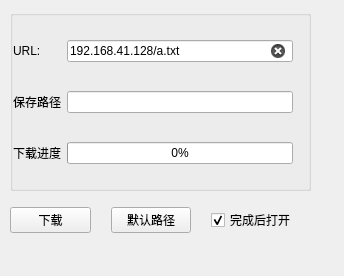
<?xml version="1.0" encoding="UTF-8"?>
<ui version="4.0">
 <class>DLfromNet</class>
 <widget class="QWidget" name="DLfromNet">
  <property name="geometry">
   <rect>
    <x>0</x>
    <y>0</y>
    <width>344</width>
    <height>276</height>
   </rect>
  </property>
  <property name="windowTitle">
   <string>Form</string>
  </property>
  <widget class="QGroupBox" name="groupBox_2">
   <property name="geometry">
    <rect>
     <x>10</x>
     <y>10</y>
     <width>301</width>
     <height>181</height>
    </rect>
   </property>
   <property name="title">
    <string/>
   </property>
   <layout class="QGridLayout" name="gridLayout">
    <property name="leftMargin">
     <number>0</number>
    </property>
    <property name="topMargin">
     <number>0</number>
    </property>
    <property name="rightMargin">
     <number>15</number>
    </property>
    <property name="bottomMargin">
     <number>0</number>
    </property>
    <property name="spacing">
     <number>5</number>
    </property>
    <item row="0" column="1">
     <widget class="QLineEdit" name="editURL">
      <property name="sizePolicy">
       <sizepolicy hsizetype="Expanding" vsizetype="Fixed">
        <horstretch>0</horstretch>
        <verstretch>0</verstretch>
       </sizepolicy>
      </property>
      <property name="text">
       <string>192.168.41.128/a.txt</string>
      </property>
      <property name="cursorPosition">
       <number>0</number>
      </property>
      <property name="clearButtonEnabled">
       <bool>true</bool>
      </property>
     </widget>
    </item>
    <item row="2" column="1">
     <widget class="QProgressBar" name="progressBar">
      <property name="sizePolicy">
       <sizepolicy hsizetype="Expanding" vsizetype="Fixed">
        <horstretch>0</horstretch>
        <verstretch>0</verstretch>
       </sizepolicy>
      </property>
      <property name="value">
       <number>0</number>
      </property>
     </widget>
    </item>
    <item row="0" column="0">
     <widget class="QLabel" name="label">
      <property name="text">
       <string>URL:</string>
      </property>
     </widget>
    </item>
    <item row="1" column="1">
     <widget class="QLineEdit" name="editPath">
      <property name="sizePolicy">
       <sizepolicy hsizetype="Expanding" vsizetype="Fixed">
        <horstretch>0</horstretch>
        <verstretch>0</verstretch>
       </sizepolicy>
      </property>
     </widget>
    </item>
    <item row="1" column="0">
     <widget class="QLabel" name="label_2">
      <property name="text">
       <string>保存路径</string>
      </property>
     </widget>
    </item>
    <item row="2" column="0">
     <widget class="QLabel" name="label_3">
      <property name="text">
       <string>下载进度</string>
      </property>
     </widget>
    </item>
   </layout>
  </widget>
  <widget class="QWidget" name="horizontalLayoutWidget">
   <property name="geometry">
    <rect>
     <x>10</x>
     <y>200</y>
     <width>301</width>
     <height>41</height>
    </rect>
   </property>
   <layout class="QHBoxLayout" name="horizontalLayout">
    <property name="spacing">
     <number>20</number>
    </property>
    <property name="rightMargin">
     <number>15</number>
    </property>
    <item>
     <widget class="QPushButton" name="btnDownload">
      <property name="maximumSize">
       <size>
        <width>10000</width>
        <height>16777215</height>
       </size>
      </property>
      <property name="text">
       <string>下载</string>
      </property>
     </widget>
    </item>
    <item>
     <widget class="QPushButton" name="btnDefaultPath">
      <property name="text">
       <string>默认路径</string>
      </property>
     </widget>
    </item>
    <item>
     <widget class="QCheckBox" name="chkBoxOpen">
      <property name="text">
       <string>完成后打开</string>
      </property>
      <property name="checked">
       <bool>true</bool>
      </property>
     </widget>
    </item>
   </layout>
  </widget>
 </widget>
 <resources/>
 <connections/>
</ui>
